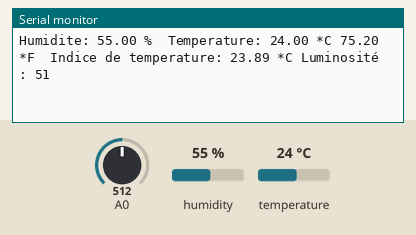
Simulated run of this sketch. Board: Arduino Uno, built with avr-gcc and run on an emulated ATmega328P. Shown: the last lines printed to the serial monitor. The test bench sets the inputs (shaded band); at power-on: A0 = 512, humidity 55 %, temperature 24 °C.

Above: at 7.8 s.
7.9 s: A0 set to 917
At 8.6 s:
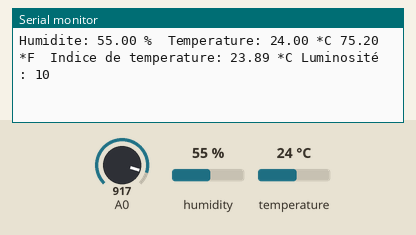
14.4 s: A0 set to 938
At 14.9 s:
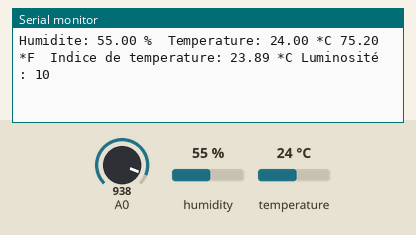
Timing chart, 0 to 17.4 s (numbered marks = the images above; inputs shaded):
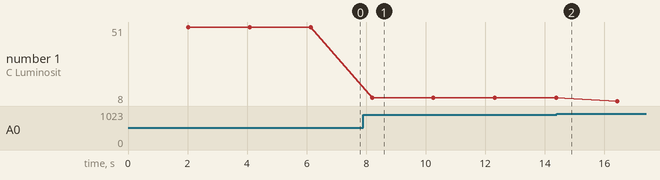

The sketch:

scriptArduino.ino
```cpp
#include "DHT.h"
#define DHTPIN 7 // pin capteur DHT11
#define DHTTYPE DHT11 // DHT 11

DHT dht(DHTPIN, DHTTYPE);//déclaration du capteur

void setup()
{
 Serial.begin(9600);
 Serial.println("DHTxx test!");
 dht.begin();
}
void loop()
{
 delay(2000);

 float h = dht.readHumidity();//lire l'humidité
 float t = dht.readTemperature();//lire la température
 float f = dht.readTemperature(true);

 //On verifie si la lecture a echoue, si oui on quitte la boucle pour recommencer.
 if (isnan(h) || isnan(t) || isnan(f))
 {
   Serial.println("Failed to read from DHT sensor!");
   return;
 }

 // Calcul de l'indice de temperature en Celsius
 float hic = dht.computeHeatIndex(t, h, false);


 unsigned int AnalogValue;
 int value = 0;
 AnalogValue = analogRead(A0);//Lecture de la luminosité
 value = map(AnalogValue, 1023, 29, 0, 100); //changer la plage des valeurs, pour l'adapter en pourcentage

 //Affichages :
 Serial.print("Humidite: ");
 Serial.print(h);
 Serial.print(" %\t");
 Serial.print("Temperature: ");
 Serial.print(t);
 Serial.print(" *C ");
 Serial.print(f);
 Serial.print(" *F\t");
 Serial.print("Indice de temperature: ");
 Serial.print(hic);
 Serial.print(" *C ");
 Serial.print("Luminosité : ");
 Serial.println(value);
}
```

Measured:
- after the input at 7.9 s, the serial monitor: prints a new line after 0.30 s (image 1)
- plotted number 1: 51 → 10 after the input at 7.9 s, 10 → 8 after the input at 14.4 s
